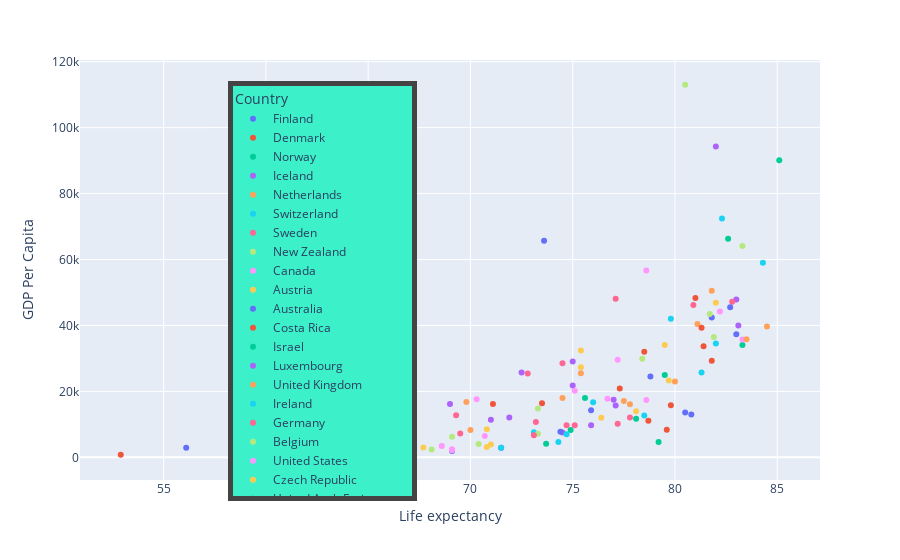

Notebook code cell kept with this figure:
### Markdown cell above
## Create a scatterplot

### Code cell
# Create the scatterplot
fig = px.scatter(
    data_frame=life_gdp, 
    x="Life expectancy",
    y="GDP Per Capita",
    color='Country')

# Create the legend
my_legend = {'x': 0.2, 'y': 0.95, 'bgcolor':"rgb(60, 240, 201)", 'borderwidth': 5}

# Update the figure
fig.update_layout({'showlegend': True, 'legend': my_legend})

# Show the plot
fig.show()
with open('../docs/plots/scatter/hover_and_legends_1.html', 'w') as f:
    f.write(fig.to_html())
